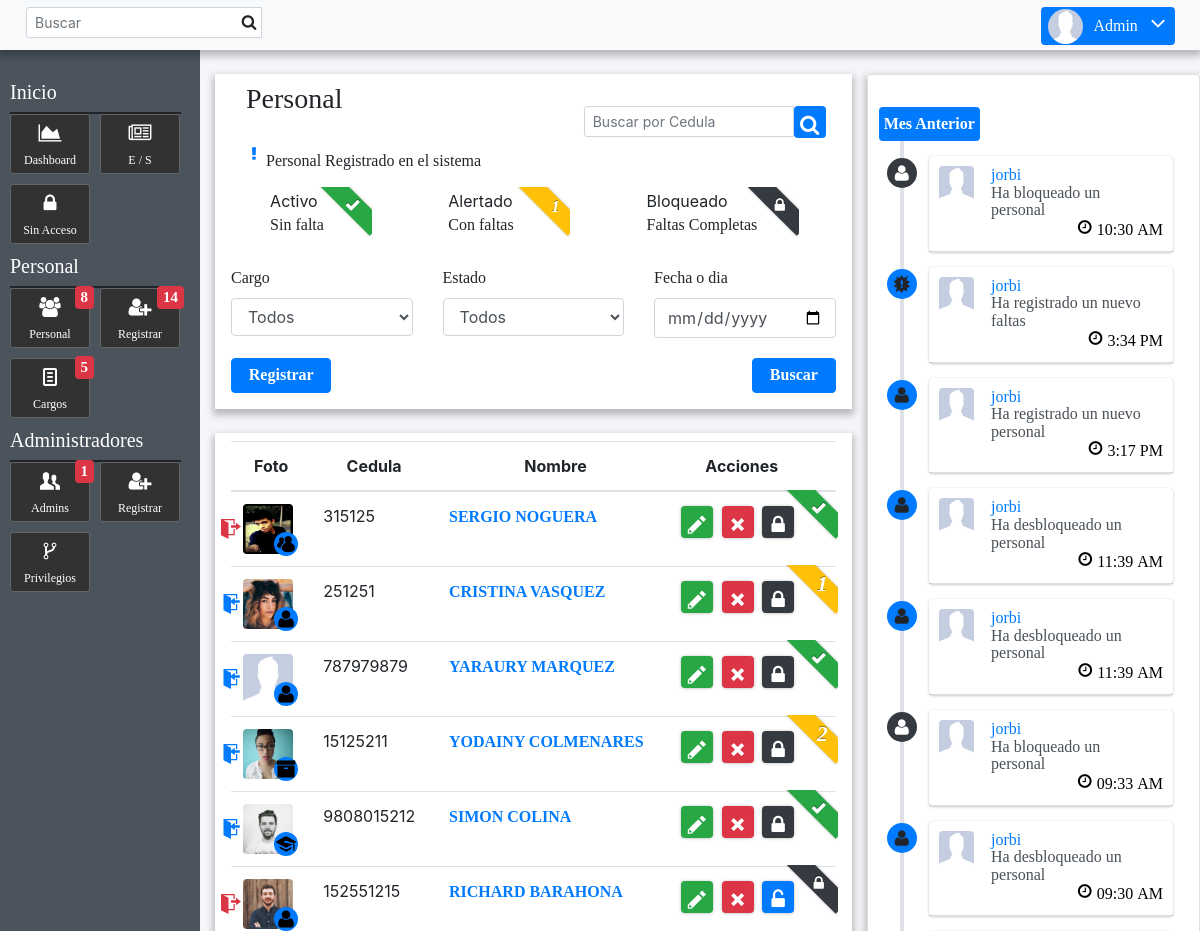
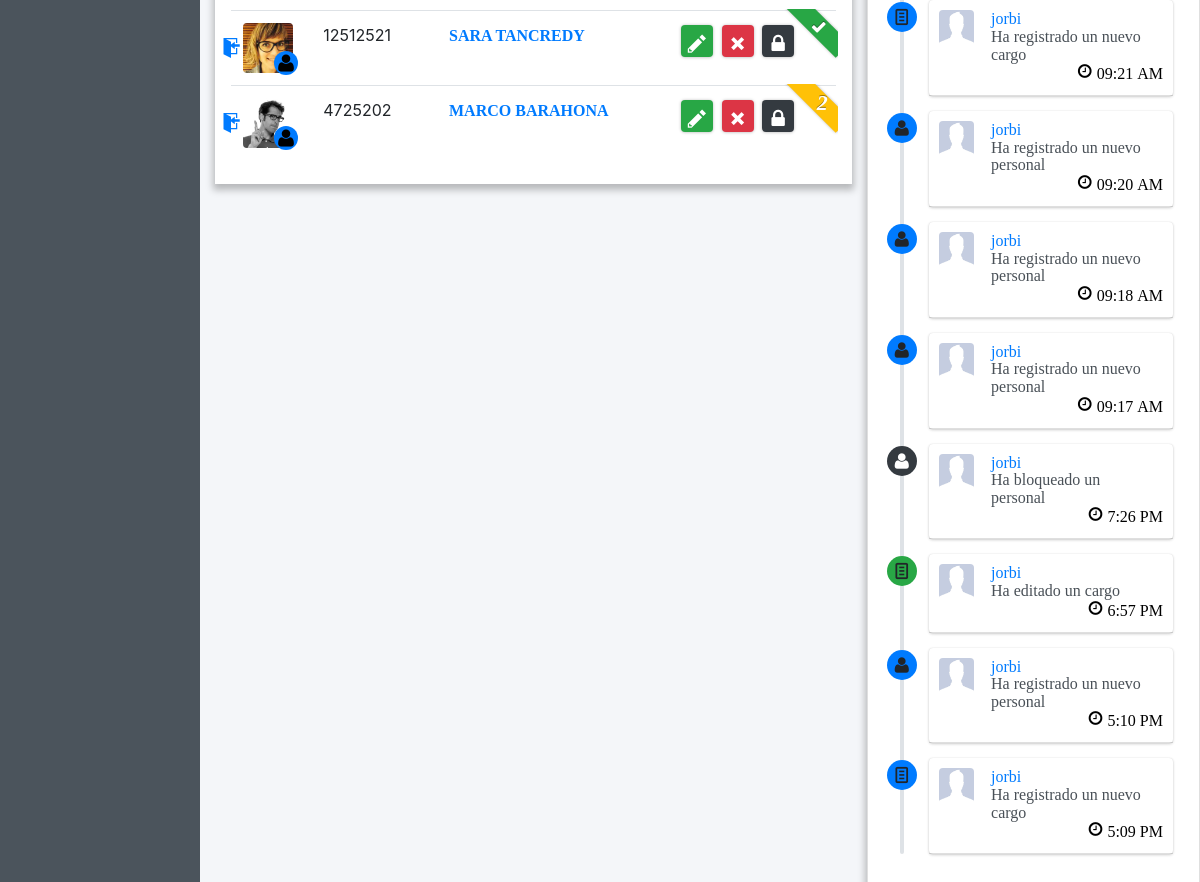
The page /Captahuellas/personal.php (signed in) on the database its author committed (2 pictures, top to bottom).
### tables this page shows
CREATE TABLE `personal` (
  `id_huella` int(255) NOT NULL,
  `id_personal` int(255) NOT NULL,
  `nombre` varchar(50) DEFAULT NULL,
  `cedula` varchar(50) DEFAULT NULL,
  `foto` varchar(55) NOT NULL DEFAULT 'default.jpg',
  `cargo` int(255) DEFAULT NULL,
  `faltas` int(5) DEFAULT '0',
  `fecha_registro` datetime NOT NULL DEFAULT CURRENT_TIMESTAMP,
  `bloqueado` enum('bloqueado','desbloqueado') NOT NULL DEFAULT 'desbloqueado',
  `entro_salio` enum('entro','salio') NOT NULL DEFAULT 'salio',
  `estado` enum('activo','eliminado','esperando','descartado') NOT NULL DEFAULT 'activo'
);

CREATE TABLE `cargo` (
  `id_cargo` int(255) NOT NULL,
  `nombre` varchar(55) NOT NULL,
  `icono` varchar(55) NOT NULL,
  `creado_por` varchar(55) NOT NULL,
  `editado_por` varchar(55) NOT NULL DEFAULT 'null',
  `estado` enum('activo','eliminado') NOT NULL DEFAULT 'activo',
  `fecha` datetime NOT NULL DEFAULT CURRENT_TIMESTAMP,
  `fecha_edicion` datetime DEFAULT NULL,
  `max_faltas` int(25) NOT NULL
);

CREATE TABLE `vitacora` (
  `id` int(255) NOT NULL,
  `admin` varchar(55) NOT NULL,
  `movimiento` enum('registro_personal','registro_admins','eliminar_personal','eliminar_admin','editar_personal','editar_admin','registro_cargo','editar_cargo','eliminar_cargo','registro_faltas','eliminar_faltas','eliminar_entrada','bloquear_personal','desbloquear_personal','descartar_personal','editar_faltas') NOT NULL,
  `testigo` int(55) NOT NULL,
  `fecha` datetime NOT NULL DEFAULT CURRENT_TIMESTAMP
);

### Captahuellas/registros/consultar.php (called while the page is built)
<?php
function consultar($conexion, $select, $tabla, $atributo, $dato, $condicion, $order, $asc, $limit){
	if($condicion == "" || $condicion == NULL){
		$consultar =  $conexion->prepare("SELECT ".$select." FROM ".$tabla." ".$order." ".$asc." ");
	} else {
		if($condicion == "="){
		$consultar =  $conexion->prepare("SELECT ".$select." FROM ".$tabla." WHERE ".$atributo." = '".$dato."' 	".$order." ".$asc." ");
		} else{
			$consultar =  $conexion->prepare("SELECT ".$select." FROM ".$tabla." WHERE ".$atributo." != '".$dato."' ".$order." ".$asc." ".$limit." ");
		}
	}
	$consultar->execute();
	$resultado = $consultar->get_result();
	return $resultado;
}
 ?>

### Captahuellas/personal.php (the view, shortened to what this page needs)
<?php include 'components/header.php'; ?>
<div class="col-12 col-md-12 col-lg-8">
<div class="box box-white boxshadow_strong">
	<div class="contenido boxpadding relative">
		<div class="title" style="min-height: 100px;">
			<?php echo TitleBox('Personal', 'Personal Registrado en el sistema', 'Buscar por Cedula') ?>
			<?php echo headerlist_users(); ?>
			<a href="registro.php" class="btn btn-primary">Registrar</a>
		</div>
	</div>
</div>
<br>
<div class="box box-white boxshadow_strong">
	<div class="contenido boxpadding relative">
		<div class="body">
			<table class="table">
				<thead>
					<tr>
						<th class="textcenter">Foto</th>
						<th class="textcenter">Cedula</th>
						<th class="textcenter">Nombre</th>
						<th class="textcenter">Acciones</th>
						<th></th>
					</tr>
				</thead>
				<tbody>
					<?php
						require 'conexion.php';
						require 'registros/consultar.php';
						$resultado = consultar($conexion, "*", "personal", "estado", "activo", "=", "ORDER BY id_personal", "DESC", "LIMIT 10");
						if($resultado->num_rows > 0){
						while($personal = $resultado->fetch_assoc()){?>
							<tr>
								<td class="foto">
									<?php
										if($personal['entro_salio'] == 'entro'){ ?>
										<label class="icon-sign-in absolute text-primary bold" style="top:25px; left:-10px; font-size:20px;"></label>
									<?php } else{ ?>
										<label class="icon-sign-out absolute text-danger bold" style="top:25px; left:-10px; font-size:20px;"></label>
									<?php } ?>
									<div class="relative avatar-list">
										<img src="fotos/<?php echo $personal['foto']?>" alt="" class="avatar-list avatar-radius">
										<?php
											$consultar_cargo = $conexion->prepare("SELECT * FROM cargo WHERE id_cargo = '".$personal['cargo']."'  ");
											$consultar_cargo->execute();
											$resultado_cargo = $consultar_cargo->get_result();
											$cargo = $resultado_cargo->fetch_assoc()
										 ?>
										<label class="cargoicon bg-primary <?php echo $cargo['icono'] ?>"></label>
									</div>
								</td>
								<td>
									<?php echo $personal['cedula'] ?>
								<td class="bold text-primary"><a href="persona.php?id=<?php echo $personal['id_personal']?>" title=""><?php echo $personal['nombre'] ?></a>
								</td>
								<td>
									<ul class="flex flex-margin">
										<li style="margin-left:-5px;">
											<button class="btntd btn-success btn-radius boxshadow" onclick="window.location = 'nuevapersona.php?id=<?php echo $personal['id_huella'] ?>&nombre=<?php echo $personal['nombre'] ?>'">
												<label class="icon-pencil"></label>
											</button>
										</li>
										<li style="margin-left:5px;">
											<button class="btntd btn-danger btn-radius boxshadow" id="personal_<?php echo $personal['id_huella'] ?>_eliminado">
												<label class="icon-x"></label>
											</button>
										</li>
										<li style="margin-left:5px;">
										<?php if($personal['bloqueado'] == 'desbloqueado'){ ?>
											<button class="btntd btn-radius boxshadow  btn-dark" id="personal_<?php echo $personal['id_huella'] ?>_bloqueado" onclick="eliminar(event)" style="z-index: 200;">
												<label for="personal_<?php echo $personal['id_huella'] ?>_bloqueado"class="icon-lock"></label>
											</button>
										<?php } else if($personal['bloqueado'] == 'bloqueado'){ ?>
											<button class="btntd btn-primary btn-radius boxshadow" id="personal_<?php echo $personal['id_huella'] ?>_desbloqueado" onclick="eliminar(event)" style="z-index: 200;">
												<label for="personal_<?php echo $personal['id_huella'] ?>_desbloqueado"class="icon-unlock-alt"></label>
											</button>
										<?php } ?>
										</li>
									</ul>
								</td>
								<td class="relative">
									<div class="ribbon-wrapper">
										<?php if($personal['bloqueado'] == 'desbloqueado' && $personal['faltas'] == '0'){ ?>
											<div class="ribbon bg-success boxshadow_strong">
												<i class="icon-check"></i>
											</div>
										<?php } else if($personal['bloqueado'] == 'desbloqueado' && $personal['faltas'] > 0){?>
											<div class="ribbon bg-warning boxshadow_strong">
												<i class="bold" style="font-size:22px;"><?php echo $personal['faltas'] ?></i>
											</div>
										<?php } else if($personal['bloqueado'] == 'bloqueado'){ ?>
											<div class="ribbon bg-dark boxshadow_strong">
												<i class="icon-lock"></i>
											</div>
										<?php } ?>
									</div>
								</td>
							</tr>
							<?php } ?>
						</tbody>
					</table>
				<?php } else {?>
					<?php echo  NoDateList('No hay personal registrado', 'Registrar', 'registro.php', '') ?>
				<?php }
				?>
		</div>
	</div>
</div>
</div>
<?php include 'components/footer.php'; ?>

### Captahuellas/components/header.php (shortened to what this page needs)
<?php include 'components/optim.php'; ?>
<?php include 'components/aside.php'; ?>
<?php
require 'conexion.php';
$consultardatos = $conexion->prepare("SELECT * FROM admins WHERE correo = '".$_SESSION['correo']."' ");
$consultardatos->execute();
$resultado = $consultardatos->get_result();
if($resultado->num_rows == 1) {
	$admin = $resultado->fetch_assoc();
}
?>
<!DOCTYPE html>
<html>
<head>
	<link rel="stylesheet" type="text/css" href="bootstrap/bootstrap.min.css">
	<link rel="stylesheet" type="text/css" href="css/header.css">
	<link rel="stylesheet" type="text/css" href="css/default.css">
	<link rel="stylesheet" type="text/css" href="css/responsive.css">
	<link rel="stylesheet" type="text/css" href="iconos/styles.css">
	<link rel="stylesheet" type="text/css" href="css/botones.css">
	<link rel="stylesheet" type="text/css" href="css/aside.css">
	<link rel="stylesheet" type="text/css" href="css/timeline.css">
	<link rel="stylesheet" type="text/css" href="css/loading.css">
	<link rel="stylesheet" type="text/css" href="css/animaciones.css">
</head>
<body>
<div class="fixed-header boxshadow_strong bg-light">
</div>
<header>
	<div class="container-fluid padding-0" style="margin-top:7px">
		<div class="row">
			<div class="col-6 col-md-4 padding-0">
				<form class="form-inline ml-3" id="formsearch">
					<div class="input-group input-group-sm">
						<input type="search" id="headersearch" name="" placeholder="Buscar" class="form-control form-control-navbar" style="width: 70%;">
						<div class="input-group-append" style="right:5px; top:7px;position: absolute;">
							<label class="icon-search"></label>
						</div>
					</div>
				</form>
			</div>
			<ul class="navbar-nav col-6 col-md-8 ml-auto">
				<li class="nav-item dropdown">
					<div class="col-8 col-md-12">
						<label for="btn-menuadmin" class="btn-primary btn-radius pointer" id="btn-account">
							<ul class="flex flex-wrap flex-margin">
								<li>
									<img src="fotos/<?php echo $admin['foto']?>" class="avatar-small avatar-circle" alt="">
								</li>
								<li>
									<stnrog>Admin</strong>
									<label class="icon-angle-down"></label>
								</li>
							</ul>
						</label>
					</div>
				</li>
			</ul>
		</div>
	</div>
</header>
<div class="content-all">
	<div class="content-wrapper">
	<br>
	<div class="content">
		<div class="container-fluid">
			<div class="row">

### Captahuellas/components/timeline.php (shortened to what this page needs)
<div class="col-12 col-md-4 p-md-0 vn-320 vn-576 vn-768 vb-1024">
	<div class="box box-white boxshadow_strong">
		<div class="contenido boxpadding card">
			<div class="container-fluid p-0">
				<br>
				<div class="row">
					<div class="col-md-12 p-0">
						<div class="timeline">
							<?php
							require 'conexion.php';
							$consultar_vitacora = $conexion->prepare("SELECT * FROM vitacora ORDER BY id DESC LIMIT 15");
							$consultar_vitacora->execute();
							$resultado = $consultar_vitacora->get_result();
							$number_vitacora = $resultado->num_rows;
							$fecha_actual =  date("yy-m-d");
							if($number_vitacora > 0){
								$texto = "";
								while($vitacora = $resultado->fetch_assoc()){
									$fecha_vitacora = $vitacora['fecha'];
									$fecha = explode(" ", $fecha_vitacora);
									$fecha_separada = explode("-", $fecha[0]);
									$AnoVitacora = $fecha_separada[0];
									$mesVitacora = $fecha_separada[1];
									$diaVitacora = $fecha_separada[2];
									$hora_separada = explode(":",$fecha[1]);
									$hora = $hora_separada[0];
									$minutos = $hora_separada[1];
									$fechaServer = explode("-", $fecha_actual);
									$AnoActual = $fechaServer[0];
									$MesActual = $fechaServer[1];
									$DiaActual = $fechaServer[2];
									if($hora > 12){
										$hora = $hora-12;
										$indicador = "PM";
									} else {
										$indicador = "AM";
									}
									$hora_texto = $hora.':'.$minutos.' '.$indicador;
									if($AnoActual == $AnoVitacora){
											if($MesActual == $mesVitacora){
													if($diaVitacora == $DiaActual){
														if($texto != "Hoy"){
															$texto = "Hoy";
															?>
															<div class="time-label" style="margin-left:10px">
																<span class="bg-danger text-white"><?php echo $texto ?></span>
															</div>
															<?php
														}
													 } else {
													 	$calcularDia = $DiaActual-$diaVitacora;
															if($calcularDia == 1){
																if($texto != "Ayer"){
																$texto = "Ayer";
																?>
																<div class="time-label" style="margin-left:10px">
																	<span class="bg-success text-white"><?php echo $texto ?></span>
																</div>
																<?php
																}
															 } else {
															 	if($texto != $calcularDia." dias"){
																	$texto = $calcularDia." dias";
																	?>
																	<div class="time-label" style="margin-left:10px">
																		<span class="bg-warning text-white"><?php echo $texto ?></span>
																	</div>
																	<?php
																}
													 		}
													 }
											} else {
												if($texto != "Mes Anterior"){
												$texto = "Mes Anterior";
												?>
												<div class="time-label" style="margin-left:10px">
													<span class="bg-primary text-white"><?php echo $texto ?></span>
												</div>
												<?php
												}
											}
									}
										$movimiento = $vitacora['movimiento'];
										$tipo_movimiento = explode("_", $movimiento);
										$accion = $tipo_movimiento[0];
										$tipo = $tipo_movimiento[1];
										if($accion == "registro"){
											$colorIcono = "bg-primary";
										} else if($accion == "eliminar"){
											$colorIcono = "bg-danger";
										} else if($accion == "editar"){
											$colorIcono = "bg-success";
										} else if($accion == "agregar"){
											$colorIcono = "bg-warning";
										} else if($accion == "desbloquear"){
											$colorIcono = "bg-primary";
										} else if($accion == "bloquear"){
											$colorIcono = "bg-dark text-white";
										}
										if($tipo == "cargo"){
											$icono = "icon-doc-text";
										}
										if ($tipo == "personal" && $accion == "desbloquear"){
											$icono = 'icon-unlock-alt';
										}
										if ($tipo == "personal" && $accion == "bloquear"){
											$icono = 'icon-lock';
										}
										if($tipo == "personal"){
											$icono = "icon-user";
										}
										if($tipo == "faltas"){
											$icono = "icon-alert";
										}
									 ?>
									<?php
									$movimiento = explode("_", $vitacora['movimiento']);
									$tipo_movimiento = $movimiento[0];
									$razon_movimeiento = $movimiento[1];
									if($tipo_movimiento == "registro"){
										$texto_movimiento = "Ha registrado un nuevo ".$razon_movimeiento;
									} else if($tipo_movimiento == "editar"){
										$texto_movimiento = "Ha editado un ".$razon_movimeiento;
									} else if($tipo_movimiento == "eliminar"){
										$texto_movimiento = "Ha eliminado un ".$razon_movimeiento;
									} else if($tipo_movimiento == "descartar"){
										$texto_movimiento = "Ha descartado un ".$razon_movimeiento;
									} else if($tipo_movimiento == "bloquear"){
										$texto_movimiento = "Ha bloqueado un ".$razon_movimeiento;
									} else if($tipo_movimiento == "desbloquear"){
										$texto_movimiento = "Ha desbloqueado un ".$razon_movimeiento;
									}
									 ?>
										<div>
											<i class="icon <?php echo $icono ?> <?php echo $colorIcono ?>"></i>
											<div class="timeline-item relative">
												<span class="time" style="position: absolute;bottom:0;right:0; color:black; font-size:16px;">
													<i class="icon-clock-o"></i>
													<?php echo $hora_texto ?>
												</span>
												<?php
													$consultar_admin= $conexion->prepare("SELECT * FROM admins WHERE correo = '".$vitacora['admin']."' ");
													$consultar_admin->execute();
													$resultado_admin = $consultar_admin->get_result();
													$admin = $resultado_admin->fetch_assoc();
												 ?>
												<h3 class="timeline-header pb-3">
													<div class="container-fluid p-0">
														<div class="row p-0">
															<div class="col-2">
																<img src="fotos/<?php echo $admin['foto']?>" class="avatar-small avatar-radius">
															</div>
															<div class="col-10" style="padding-right: 25px; padding-left: 25px;">
																<a href="#" title=""><?php echo $admin['nombre'] ?></a>
																<p><?php echo $texto_movimiento ?></p>
															</div>
														</div>
													</div>
												</h3>
											</div>
										</div>
								<?php } ?>
							<?php } else { ?>
							<?php } ?>
						</div>
					</div>
				</div>
			</div>
		</div>
	</div>
</div>

### rows shown on the page
personal: entro_salio "salio" (drawn), foto (picture), cedula "315125", nombre "SERGIO NOGUERA", bloqueado "desbloqueado" (drawn)
personal: entro_salio "entro" (drawn), foto (picture), cedula "251251", nombre "CRISTINA VASQUEZ", faltas "1"
personal: entro_salio "entro" (drawn), foto (placeholder picture), cedula "787979879", nombre "YARAURY MARQUEZ", bloqueado "desbloqueado" (drawn)
personal: entro_salio "entro" (drawn), foto (picture), cedula "15125211", nombre "YODAINY COLMENARES", faltas "2"
personal: entro_salio "entro" (drawn), foto (picture), cedula "9808015212", nombre "SIMON COLINA", bloqueado "desbloqueado" (drawn)
personal: entro_salio "salio" (drawn), foto (picture), cedula "152551215", nombre "RICHARD BARAHONA", id_huella 1012 (drawn), bloqueado "bloqueado" (drawn)
personal: entro_salio "entro" (drawn), foto (picture), cedula "12512521", nombre "SARA TANCREDY", bloqueado "desbloqueado" (drawn)
personal: entro_salio "entro" (drawn), foto (picture), cedula "4725202", nombre "MARCO BARAHONA", faltas "2"
vitacora: texto "Mes Anterior", fecha "10:30 AM", admins.foto (placeholder picture), admins.nombre "jorbi", movimiento "Ha bloqueado un personal"
vitacora: fecha "3:34 PM", admins.foto (placeholder picture), admins.nombre "jorbi", movimiento "Ha registrado un nuevo faltas"
vitacora: fecha "3:17 PM", admins.foto (placeholder picture), admins.nombre "jorbi", movimiento "Ha registrado un nuevo personal"
vitacora: fecha "11:39 AM", admins.foto (placeholder picture), admins.nombre "jorbi", movimiento "Ha desbloqueado un personal"
vitacora: fecha "11:39 AM", admins.foto (placeholder picture), admins.nombre "jorbi", movimiento "Ha desbloqueado un personal"
vitacora: fecha "09:33 AM", admins.foto (placeholder picture), admins.nombre "jorbi", movimiento "Ha bloqueado un personal"
vitacora: fecha "09:30 AM", admins.foto (placeholder picture), admins.nombre "jorbi", movimiento "Ha desbloqueado un personal"
vitacora: fecha "09:21 AM", admins.foto (placeholder picture), admins.nombre "jorbi", movimiento "Ha registrado un nuevo cargo"
vitacora: fecha "09:20 AM", admins.foto (placeholder picture), admins.nombre "jorbi", movimiento "Ha registrado un nuevo personal"
vitacora: fecha "09:18 AM", admins.foto (placeholder picture), admins.nombre "jorbi", movimiento "Ha registrado un nuevo personal"
vitacora: fecha "09:17 AM", admins.foto (placeholder picture), admins.nombre "jorbi", movimiento "Ha registrado un nuevo personal"
vitacora: fecha "7:26 PM", admins.foto (placeholder picture), admins.nombre "jorbi", movimiento "Ha bloqueado un personal"
vitacora: fecha "6:57 PM", admins.foto (placeholder picture), admins.nombre "jorbi", movimiento "Ha editado un cargo"
vitacora: fecha "5:10 PM", admins.foto (placeholder picture), admins.nombre "jorbi", movimiento "Ha registrado un nuevo personal"
vitacora: fecha "5:09 PM", admins.foto (placeholder picture), admins.nombre "jorbi", movimiento "Ha registrado un nuevo cargo"

### other values the page prints
$texto "Dashboard E / S Sin Acceso Personal Registrar Cargos Admins Registrar Privilegios"
$number "8 14 5 1"
$titulo "Personal"
$descripcion "Personal Registrado en el sistema"
